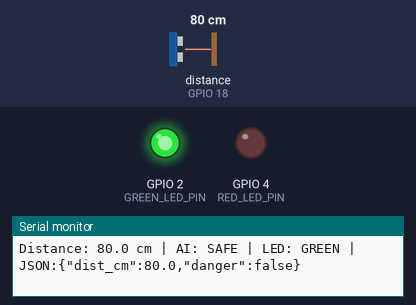
This sketch was run on a simulated ESP32. On the bench: output pins drawn as LEDs (lit = HIGH), the last lines printed to the serial monitor. Wiring (inferred from the names in the program): ultrasonic range finder: trigger GPIO 5; echo GPIO 18. Inputs (shaded band) come from the test bench; at power-on: distance to the obstacle (sensor on GPIO 18) 80 cm. The echo pulse lasts 58.3 µs per cm; pins used as bus, display or sensor lines are not drawn.

Above: at 1.2 s.
1.3 s: distance to the obstacle (sensor on GPIO 18) set to 33 cm
2.8 s: distance to the obstacle (sensor on GPIO 18) set to 28 cm
At 3.5 s:
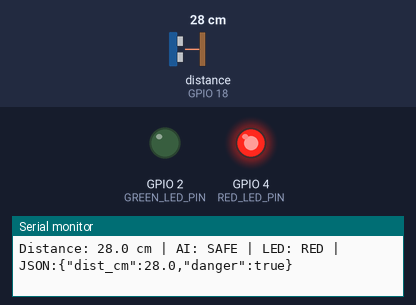
Timing chart, 0 to 5.8 s (numbered marks = the images above; inputs shaded):
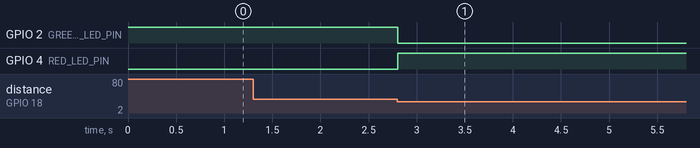

Measured:
- the behaviour switches between 31 and 30 cm on distance to the obstacle (sensor on GPIO 18) (found by bisection; images 0 and 1)
- after the input at 2.8 s, GPIO 2 (GREEN_LED_PIN): HIGH → LOW at once; GPIO 4 (RED_LED_PIN): LOW → HIGH at once

The sketch:

esp32_blindzone_warning.ino
```cpp
/*
  =============================================================================
  AI Pedestrian Detection & Heavy-Vehicle Blind-Zone Warning System
  ESP32 Hardware Controller Firmware (.ino)
  =============================================================================
  Components Integrated:
  - ESP32 Microcontroller (DevKit V1)
  - Green LED (GPIO 2)  -> Safe Indicator
  - Red LED (GPIO 4)    -> Danger Warning Indicator
  - HC-SR04 Ultrasonic Sensor (Trig: GPIO 5, Echo: GPIO 18) -> Rangefinder
  =============================================================================
*/

#include <Arduino.h>

// Pin Definitions for ESP32
#define GREEN_LED_PIN  2
#define RED_LED_PIN    4
#define TRIG_PIN       5
#define ECHO_PIN       18

// Ultrasonic Safety Threshold (in centimeters)
#define ULTRASONIC_DANGER_THRESHOLD_CM 30.0

// System State Variables
bool aiDangerState = false;           // State received from Python AI software
unsigned long lastSensorReadTime = 0;
const unsigned long SENSOR_INTERVAL_MS = 200; // Read sensor every 200ms

// Function declarations
float readHCSR04Distance();
void updateOutputs(bool dangerActive);
void processSerialCommand(String cmd);

void setup() {
  // Initialize Serial Communication with Host Computer
  Serial.begin(115200);

  // Configure Pin Modes
  pinMode(GREEN_LED_PIN, OUTPUT);
  pinMode(RED_LED_PIN, OUTPUT);
  pinMode(TRIG_PIN, OUTPUT);
  pinMode(ECHO_PIN, INPUT);

  // Initial Pin State: SAFE (Green LED ON, Red LED OFF, Trig LOW)
  digitalWrite(GREEN_LED_PIN, HIGH);
  digitalWrite(RED_LED_PIN, LOW);
  digitalWrite(TRIG_PIN, LOW);

  Serial.println("SYSTEM_READY: ESP32 Hardware Initialized.");
}

void loop() {
  // 1. Process Incoming Serial Commands from Python AI Software
  while (Serial.available() > 0) {
    String incomingCmd = Serial.readStringUntil('\n');
    incomingCmd.trim();
    if (incomingCmd.length() > 0) {
      processSerialCommand(incomingCmd);
    }
  }

  // 2. Periodically Read HC-SR04 Ultrasonic Distance & Telemetry
  unsigned long currentMillis = millis();
  if (currentMillis - lastSensorReadTime >= SENSOR_INTERVAL_MS) {
    lastSensorReadTime = currentMillis;

    float distanceCm = readHCSR04Distance();

    // HC-SR04 Danger Logic:
    // distance > 0 && distance <= threshold -> ultrasonic danger
    // distance == -1 -> invalid sensor reading, NEVER treat -1 as danger!
    bool ultrasonicDanger = (distanceCm > 0.0 && distanceCm <= ULTRASONIC_DANGER_THRESHOLD_CM);

    // Master Danger State: AI Danger OR Valid Ultrasonic Danger
    bool masterDanger = aiDangerState || ultrasonicDanger;

    // Drive Physical LEDs
    updateOutputs(masterDanger);

    // 3. Serial Monitor Output Formatting
    // Format required by user:
    // Distance: 24.9 cm | AI: DANGER | LED: RED
    // Distance: 100.0 cm | AI: SAFE | LED: GREEN
    // Distance: INVALID | Sensor: ERROR | AI: SAFE | LED: GREEN
    String aiLabel = aiDangerState ? "DANGER" : "SAFE";
    String ledLabel = masterDanger ? "RED" : "GREEN";

    if (distanceCm < 0.0) {
      // Sensor Error / Out of range
      Serial.print("Distance: INVALID | Sensor: ERROR | AI: ");
      Serial.print(aiLabel);
      Serial.print(" | LED: ");
      Serial.print(ledLabel);
      Serial.print(" | JSON:{\"dist_cm\":-1.0,\"danger\":");
      Serial.print(masterDanger ? "true" : "false");
      Serial.println("}");
    } else {
      // Valid Distance Measurement
      Serial.print("Distance: ");
      Serial.print(distanceCm, 1);
      Serial.print(" cm | AI: ");
      Serial.print(aiLabel);
      Serial.print(" | LED: ");
      Serial.print(ledLabel);
      Serial.print(" | JSON:{\"dist_cm\":");
      Serial.print(distanceCm, 1);
      Serial.print(",\"danger\":");
      Serial.print(masterDanger ? "true" : "false");
      Serial.println("}");
    }
  }
}

/**
 * Reads actual distance in centimeters from the HC-SR04 Ultrasonic Sensor.
 * Returns -1.0 if pulseIn times out or reading is invalid.
 */
float readHCSR04Distance() {
  digitalWrite(TRIG_PIN, LOW);
  delayMicroseconds(4);

  digitalWrite(TRIG_PIN, HIGH);
  delayMicroseconds(10);
  digitalWrite(TRIG_PIN, LOW);

  // Read pulse duration (timeout at 40,000us = ~6.8 meters)
  long duration = pulseIn(ECHO_PIN, HIGH, 40000);

  if (duration <= 0) {
    return -1.0; // Invalid reading / sensor timeout
  }

  // Speed of sound calculation (0.0343 cm/us / 2)
  float distanceCm = (duration * 0.0343) / 2.0;

  if (distanceCm < 2.0 || distanceCm > 400.0) {
    return -1.0; // Out of reliable operational bounds
  }

  return distanceCm;
}

/**
 * Updates physical Green LED and Red LED states based on master danger state.
 */
void updateOutputs(bool dangerActive) {
  if (dangerActive) {
    digitalWrite(RED_LED_PIN, HIGH);
    digitalWrite(GREEN_LED_PIN, LOW);
  } else {
    digitalWrite(GREEN_LED_PIN, HIGH);
    digitalWrite(RED_LED_PIN, LOW);
  }
}

/**
 * Parses explicit serial commands from Python AI software.
 */
void processSerialCommand(String cmd) {
  cmd.toUpperCase();
  if (cmd == "DANGER" || cmd == "ALERT") {
    aiDangerState = true;
  } else if (cmd == "SAFE" || cmd == "CLEAR") {
    aiDangerState = false;
  }
}
```
